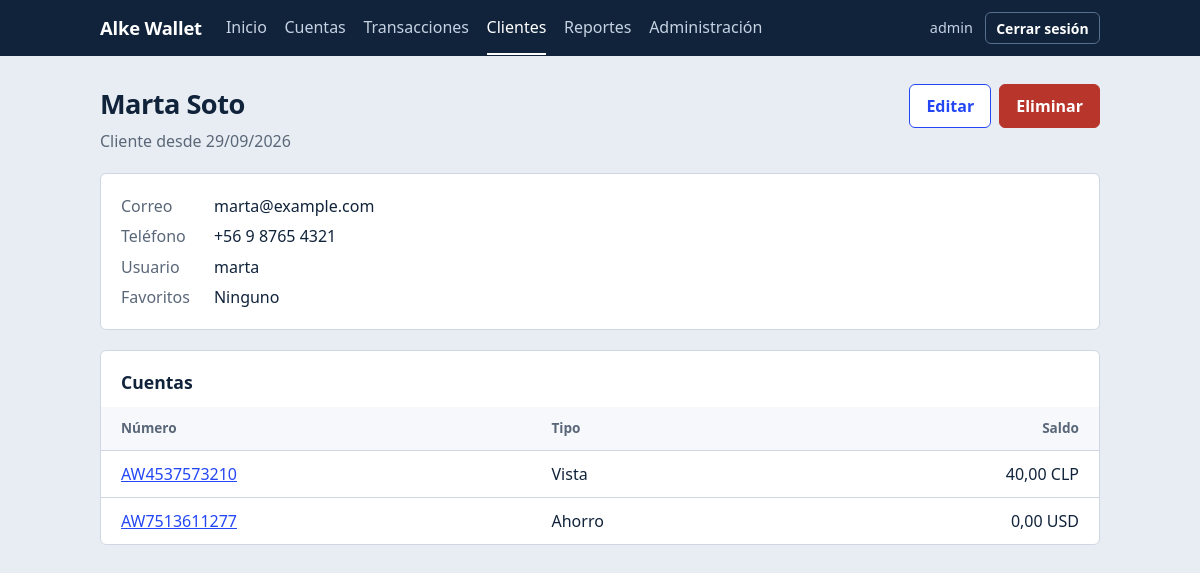
Page /clientes/3/ (signed in) on the committed database.
### gestion/models.py (models this page shows, shortened)
class Cliente(models.Model):
    usuario = models.OneToOneField(
        settings.AUTH_USER_MODEL,
        on_delete=models.SET_NULL,
        null=True,
        blank=True,
        related_name="cliente",
    )
    nombre = models.CharField(max_length=100)
    email = models.EmailField(unique=True)
    telefono = models.CharField(
        max_length=20, blank=True, null=True, validators=[validador_telefono]
    )
    favoritos = models.ManyToManyField(
        "self", symmetrical=False, blank=True, related_name="favorito_de"
    )
    fecha_registro = models.DateTimeField(auto_now_add=True)
    class Meta:
        ordering = ["nombre"]

class Cuenta(models.Model):
    class Tipo(models.TextChoices):
        AHORRO = "AHORRO", "Ahorro"
        CORRIENTE = "CORRIENTE", "Corriente"
        VISTA = "VISTA", "Vista"
    class Moneda(models.TextChoices):
        CLP = "CLP", "Peso chileno (CLP)"
        USD = "USD", "Dólar (USD)"
    cliente = models.ForeignKey(
        Cliente, on_delete=models.PROTECT, related_name="cuentas"
    )
    numero = models.CharField(max_length=20, unique=True, editable=False)
    tipo = models.CharField(max_length=10, choices=Tipo.choices, default=Tipo.VISTA)
    moneda = models.CharField(
        max_length=3, choices=Moneda.choices, default=Moneda.CLP
    )
    saldo = models.DecimalField(
        max_digits=14,
        decimal_places=2,
        default=Decimal("0.00"),
        editable=False,  # solo cambia mediante transacciones (ver services.py)
        validators=[MinValueValidator(Decimal("0.00"))],
    )
    activa = models.BooleanField(default=True)
    creada = models.DateTimeField(auto_now_add=True)
    class Meta:
        ordering = ["cliente__nombre", "numero"]
        constraints = [
            models.CheckConstraint(
                condition=Q(saldo__gte=0), name="cuenta_saldo_no_negativo"
            )
        ]
    def get_absolute_url(self):
        return reverse("gestion:cuenta_detalle", args=[self.pk])

### gestion/views.py (the view)
# urls.py: path("clientes/<int:pk>/", views.ClienteDetailView.as_view(), name="cliente_detalle"),
class ClienteDetailView(LoginRequiredMixin, DetailView):
    template_name = "gestion/cliente_detail.html"
    context_object_name = "cliente"
    def get_queryset(self):
        return consultas.clientes_visibles(self.request.user)
    def get_context_data(self, **kwargs):
        ctx = super().get_context_data(**kwargs)
        ctx["cuentas"] = self.object.cuentas.all()
        ctx["favoritos"] = self.object.favoritos.all()
        return ctx

### gestion/consultas.py (called while the page is built)
def clientes_visibles(user):
    qs = Cliente.objects.all()
    return qs if user.is_staff else qs.filter(usuario=user)

### templates/gestion/cliente_detail.html (shortened to what this page needs)
{% extends "base.html" %}
{% block contenido %}
<div class="cabecera">
  <div><h1>{{ cliente.nombre }}</h1><p class="sub">Cliente desde {{ cliente.fecha_registro|date:"d/m/Y" }}</p></div>
  <div class="acciones">
    <a class="btn btn--sec" href="{% url 'gestion:cliente_editar' cliente.pk %}">Editar</a>
    {% if user.is_staff %}<a class="btn btn--peligro" href="{% url 'gestion:cliente_eliminar' cliente.pk %}">Eliminar</a>{% endif %}
  </div>
</div>
<div class="panel">
  <dl class="datos">
    <dt>Correo</dt><dd>{{ cliente.email }}</dd>
    <dt>Teléfono</dt><dd>{{ cliente.telefono|default:"Sin teléfono" }}</dd>
    <dt>Usuario</dt><dd>{{ cliente.usuario|default:"Sin usuario asociado" }}</dd>
    <dt>Favoritos</dt><dd>{% for f in favoritos %}{{ f.nombre }}{% if not forloop.last %}, {% endif %}{% empty %}Ninguno{% endfor %}</dd>
  </dl>
</div>
<div class="panel panel--tabla">
  <h2>Cuentas</h2>
  {% if cuentas %}
  <table>
    <thead><tr><th>Número</th><th>Tipo</th><th class="der">Saldo</th></tr></thead>
    <tbody>{% for c in cuentas %}
      <tr><td><a href="{{ c.get_absolute_url }}">{{ c.numero }}</a></td><td>{{ c.get_tipo_display }}</td><td class="der num">{{ c.saldo|floatformat:"2g" }} {{ c.moneda }}</td></tr>
    {% endfor %}</tbody>
  </table>
  {% else %}<p class="vacio">Este cliente no tiene cuentas.</p>{% endif %}
</div>
{% endblock %}

### templates/base.html (shortened to what this page needs)
{% load static %}<!DOCTYPE html>
<html lang="es">
<head>
  <link rel="stylesheet" href="{% static 'css/alke.css' %}">
</head>
<body>
  <header class="barra">
    <div class="barra__interior">
      <a class="marca" href="{% url 'gestion:inicio' %}">Alke Wallet</a>
      {% if user.is_authenticated %}
      {% with ruta=request.resolver_match.url_name %}
      <nav aria-label="Principal">
        <a href="{% url 'gestion:inicio' %}" {% if ruta == 'inicio' %}aria-current="page"{% endif %}>Inicio</a>
        <a href="{% url 'gestion:cuenta_lista' %}" {% if 'cuenta' in ruta %}aria-current="page"{% endif %}>Cuentas</a>
        <a href="{% url 'gestion:transaccion_lista' %}" {% if 'transaccion' in ruta %}aria-current="page"{% endif %}>Transacciones</a>
        <a href="{% url 'gestion:cliente_lista' %}" {% if 'cliente' in ruta %}aria-current="page"{% endif %}>Clientes</a>
        {% if user.is_staff %}
        <a href="{% url 'gestion:reportes' %}" {% if ruta == 'reportes' %}aria-current="page"{% endif %}>Reportes</a>
        <a href="{% url 'admin:index' %}">Administración</a>
        {% endif %}
      </nav>
      {% endwith %}
      <div class="barra__usuario">
        <span>{{ user.get_username }}</span>
        <form method="post" action="{% url 'logout' %}">
          <button class="btn btn--chico btn--fantasma" type="submit">Cerrar sesión</button>
        </form>
      </div>
      {% endif %}
    </div>
  </header>
  <main>
    {% block contenido %}{% endblock %}
  </main>
</body>
</html>

### static/css/alke.css (style rules this page uses)
:root { --tinta: #10233a; --lienzo: #e8edf3; --papel: #ffffff; --cobalto: #2447f5; --cobalto-oscuro: #1a35c2; --apagado: #5a6778; --linea: #cfd7e2; --positivo: #0e7f57; --negativo: #b8352b; --aviso: #fff4d6; --radio: 6px; --fuente: ui-sans-serif, "Segoe UI", Roboto, "Helvetica Neue", Arial, sans-serif; }
* { box-sizing: border-box; }
html { font-size: 16px; }
body { margin: 0; font-family: var(--fuente); color: var(--tinta); background: var(--lienzo); line-height: 1.5; }
a { color: var(--cobalto); }
.num { font-variant-numeric: tabular-nums; }
.barra { background: var(--tinta); color: #fff; }
.barra__interior { max-width: 1040px; margin: 0 auto; padding: 0 1.25rem; display: flex; align-items: center; gap: 1.5rem; flex-wrap: wrap; min-height: 56px; }
.marca { font-weight: 700; font-size: 1.15rem; color: #fff; text-decoration: none; letter-spacing: -0.01em; }
.barra nav { display: flex; gap: 1.1rem; flex-wrap: wrap; flex: 1; }
.barra nav a { color: #c6d2e3; text-decoration: none; padding: 0.9rem 0; border-bottom: 2px solid transparent; }
.barra nav a:hover, .barra nav a[aria-current="page"] { color: #fff; border-bottom-color: #fff; }
.barra__usuario { display: flex; align-items: center; gap: 0.75rem; font-size: 0.9rem; color: #c6d2e3; }
.barra__usuario form { margin: 0; }
main { max-width: 1040px; margin: 0 auto; padding: 1.75rem 1.25rem 3rem; }
h1 { font-size: 1.7rem; margin: 0 0 0.25rem; letter-spacing: -0.02em; }
h2 { font-size: 1.1rem; margin: 0 0 0.75rem; }
.sub { color: var(--apagado); margin: 0 0 1.5rem; }
.cabecera { display: flex; justify-content: space-between; align-items: flex-start; gap: 1rem; flex-wrap: wrap; margin-bottom: 1.25rem; }
.cabecera .sub { margin-bottom: 0; }
.panel { background: var(--papel); border: 1px solid var(--linea); border-radius: var(--radio); padding: 1.25rem; margin-bottom: 1.25rem; }
.panel--tabla { padding: 0; overflow-x: auto; }
.panel--tabla h2 { padding: 1.1rem 1.25rem 0; }
table { width: 100%; border-collapse: collapse; }
th, td { text-align: left; padding: 0.7rem 1.25rem; border-bottom: 1px solid var(--linea); vertical-align: middle; }
th { font-weight: 600; color: var(--apagado); font-size: 0.85rem; background: #f6f8fb; }
tbody tr:last-child td { border-bottom: none; }
td.der, th.der { text-align: right; }
.btn { display: inline-block; font: inherit; font-weight: 600; cursor: pointer; text-decoration: none; padding: 0.55rem 1rem; border-radius: var(--radio); border: 1px solid var(--cobalto); background: var(--cobalto); color: #fff; }
.btn--sec { background: var(--papel); color: var(--cobalto); }
.btn--peligro { background: var(--negativo); border-color: var(--negativo); }
.btn--chico { padding: 0.3rem 0.65rem; font-size: 0.875rem; }
.btn--fantasma { background: transparent; color: #fff; border-color: #56708f; }
.acciones { display: flex; gap: 0.5rem; flex-wrap: wrap; }
dl.datos { display: grid; grid-template-columns: max-content 1fr; gap: 0.4rem 1.5rem; margin: 0; }
dl.datos dt { color: var(--apagado); }
dl.datos dd { margin: 0; }

### rows in the picture
Cliente: nombre "Marta Soto", fecha_registro "29/09/2026", email "marta@example.com", telefono "+56 9 8765 4321", usuario "marta"
Cuenta: numero "AW4537573210", tipo "Vista", saldo "40,00", moneda "CLP"
Cuenta: numero "AW7513611277", tipo "Ahorro", saldo "0,00", moneda "USD"

### other values in the picture
{{ user.get_username }} "admin"
